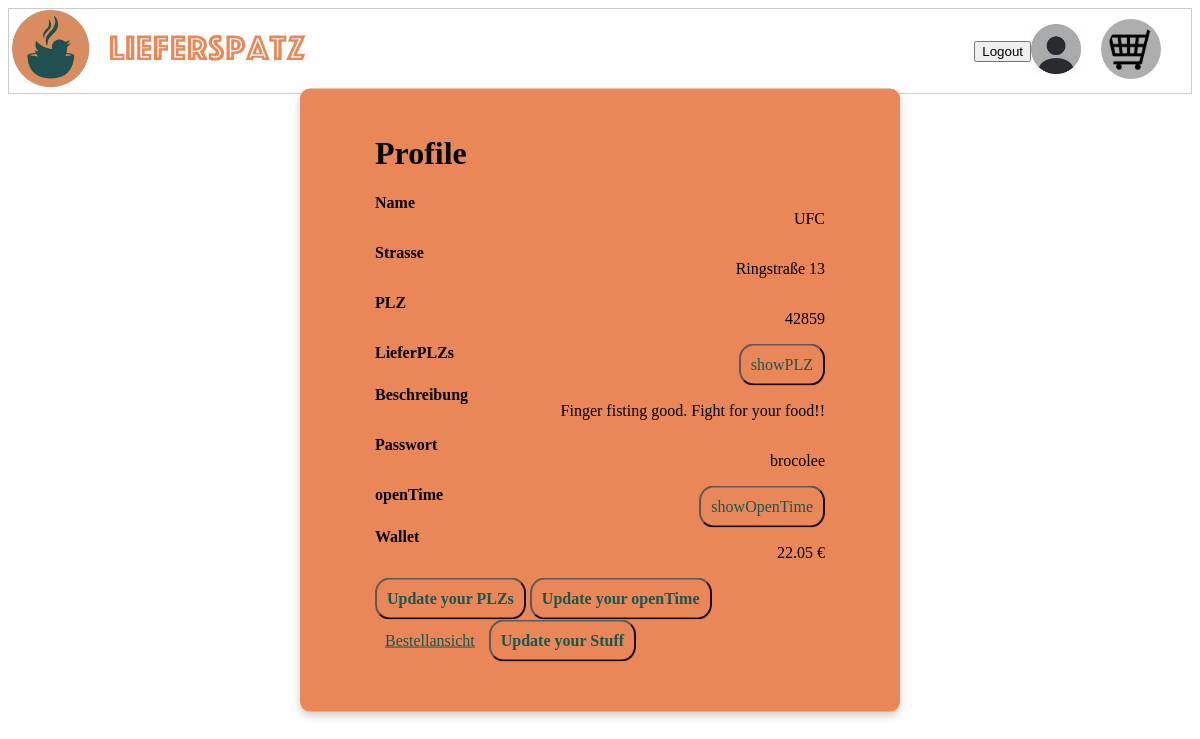
/profile/ (signed in), run on the app's committed database.
### app.py (models this page shows, shortened)
class Resto(db.Model):
    id = db.Column(db.Integer, primary_key = True)
    name = db.Column(db.String(20), unique = True, nullable = False)
    strasse = db.Column(db.String(20), unique = False, nullable = False)
    plz = db.Column(db.Integer(), unique = False, nullable = False)
    lieferplz = db.Column(db.String(), unique = False, nullable = False)
    beschreibung = db.Column(db.String(555), nullable = False)
    password = db.Column(db.String(20), nullable = False)
    openTime = db.Column(db.String(), nullable = False)
    wallet = db.Column(db.Integer, nullable=False, default=0)
    image = db.Column(db.String, nullable=True)

### app.py (the view)
@app.route("/profile/")
def profile():
    if not session.get("user"):
        return redirect(url_for("login"))
    user1 = session["user"]
    if user1["type"] == "Kunde":
        user = Kunde.query.get_or_404(user1["id"])
    else:
        user = Resto.query.get_or_404(user1["id"])
    return render_template("profile.html", content=user, userType = user1["type"], userID = user1["id"], json = json)

### templates/profile.html (shortened to what this page needs)
<!DOCTYPE html>
<html lang="en">
<head>
</head>
<body>
    <div  class=" header-layout">
        <div>
            {% if userType == "Kunde" %}
            <a href="{{ url_for('CatchResto')}}">
                <img class="logo" src="{{ url_for('static', filename='images/LP.png') }} ">
            </a>
            {% else %}
            <a href="{{ url_for('resto_speisekarte', restaurant_id = userID)}}">
                <img class="logo" src="{{ url_for('static', filename='images/LP.png') }} ">
            </a>
            {% endif %}
        </div>
        <div style=" padding: 10px;">
            <form action="{{ url_for('logout') }}" method="POST">
                <button type="submit">Logout</button>
            </form>
            <a href="{{ url_for('profile')}}">
                <img style="height: 50px; margin-right: 20px;" src ="{{ url_for('static', filename='images/th.jfif') }} ">
            </a>
            <a href="{{ url_for('summary')}}">
                <img style="height: 50px; background-color: #aeaeae; padding: 5px ; border-radius: 100%; padding-right: 3px; padding-left: 7px;margin-right: 20px;" src ="{{ url_for('static', filename='images/WK.png') }} ">
            </a>
        </div>
    </div>
    <div class="Profile" id="Profile">
        <h1>
            Profile
        </h1>
        {% if userType == "Kunde" %}
        <div class="item">
            <label for="vorname"><b>Vorname</b></label>
            <p>{{content.vorname}}</p>
        </div>
        <div class="item">
            <label for="Nachname"><b>Nachname</b></label>
            <p>{{content.nachname}}</p>
        </div>
        <div class="item">
            <label for="adresse"><b>Adresse</b></label>
            <p>{{content.adresse}}</p>
        </div>
        <div class="item">
            <label for="postleitzahl"><b>PLZ</b></label>
            <p>{{content.postleitzahl}}</p>
        </div>
        <div class="item">
            <label for="password"><b>Passwort</b></label>
            <p>{{content.password}}</p>
        </div>
        <div class="item">
            <label for="wallet"><b>Wallet</b></label>
            <p>{{"%.2f"|format(content.wallet)}} €</p>
        </div>
        <a class="btn register" href="{{url_for('bestellansichtKunde')}}">Bestellansicht</a>
        {% else %}
        <div class="item">
            <label for="name"><b>Name</b></label>
            <p>{{content.name}}</p>
        </div>
        <div class="item">
            <label for="strasse"><b>Strasse</b></label>
            <p>{{content.strasse}}</p>
        </div>
        <div class="item">
            <label for="plz"><b>PLZ</b></label>
            <p>{{content.plz}}</p>
        </div>
        <div class="item">
            <label for="lieferplz"><b>LieferPLZs</b></label>
            <button class="btn register" onclick="openForm('showPLZ')">showPLZ</button>
        </div>
        <div class="item">
            <label for="beschreibung"><b>Beschreibung</b></label>
            <p>{{content.beschreibung}}</p>
        </div>
        <div class="item">
            <label for="password"><b>Passwort</b></label>
            <p>{{content.password}}</p>
        </div>
        <div class="item">
            <label for="openTime"><b>openTime</b></label>
            <button class="btn register" onclick="openForm('showOpenTime')">showOpenTime</button>
        </div>
        <div class="item">
            <label for="wallet"><b>Wallet</b></label>
            <p>{{"%.2f"|format(content.wallet)}} €</p>
        </div>
        <button class="btn register" onclick="openForm('PLZupdateForm')"><b>Update your PLZs</b></button>
        <button class="btn register" onclick="openForm('openTimeUpdateForm')"><b>Update your openTime</b></button>
        <a class="btn register" href="{{url_for('bestellansichtResto')}}">Bestellansicht</a>
        {% endif %}
        <button class="btn register" onclick="openForm('profileUpdateForm')"><b>Update your Stuff</b></button>
    </div>
</body>
</html>

### templates/profile.html (style rules this page uses)
.Profile { display: block; position: fixed; transform: translate(-50%, -50%); background-color: #E98758; box-shadow: 0px 4px 8px rgba(0, 0, 0, 0.2); border-radius: 10px; min-width: 300px; top: 50%; left: 50%; padding: 25px 75px 50px 75px; flex-direction: column; align-items: flex-start; flex-shrink: 0; background:#E98758; }
.Profile .item { display: flex; justify-content: space-between; align-items: flex-start; }
.register { background-color: #E98758; color:#025252; padding: 10px; align-items: center; display: justify; border-radius: 15px; font-family: "Istok Web"; font-size: 100%; opacity: 0.9; }
.logo { height: 80px; border-radius: 10px; }
.header-layout { display: grid; grid-template-columns: 1fr 1fr; background-color: rgb(255, 255, 255); border: 1px solid #ccc; }
.header-layout > div:first-child { display: flex; justify-content: left; align-items: center; }
.header-layout > div:nth-child(2) { display: flex; justify-content: right; align-items: center; }

### data on the page
Resto: name "UFC", strasse "Ringstraße 13", plz "42859", beschreibung "Finger fisting good. Fight for your food!!", password "brocolee", wallet "22.05"
